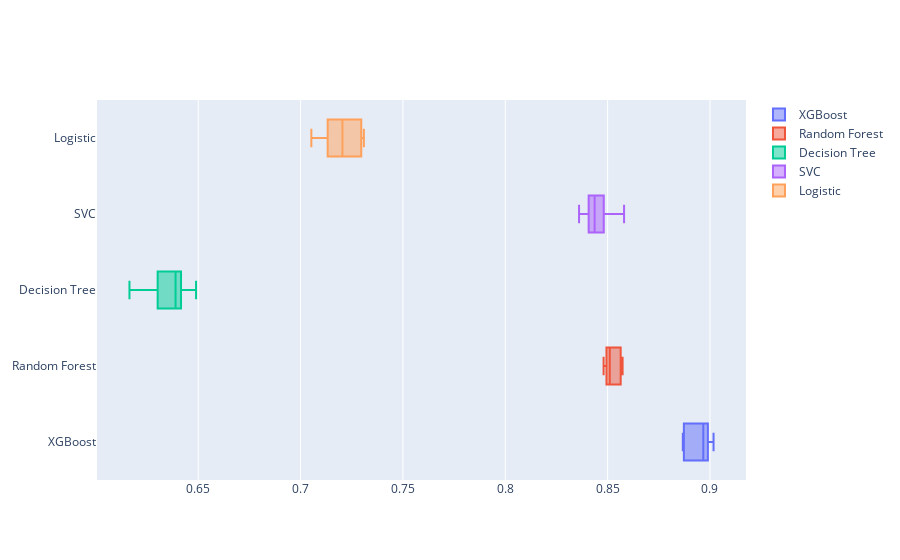

Write notebook code for a chart like this one.
### Markdown cell above
## Evaluate the model

### Code cell
# Comparing the models
fig = go.Figure()

for x, y in zip(results, names):
    fig.add_trace(go.Box(x=x, name=y))
fig.show()
fig.write_image("../report/graphics/baseline_models.pdf", scale=5)

### Figure 1 — Plotly figure (JSON) as saved in the notebook; plotly's stock layout.template omitted (floating-point values rounded to 4 significant figures)
{"data": [{"name": "XGBoost", "type": "box", "x": [0.8874, 0.8981, 0.8867, 0.8967, 0.9018]}, {"name": "Random Forest", "type": "box", "x": [0.848, 0.8499, 0.8511, 0.8573, 0.8561]}, {"name": "Decision Tree", "type": "box", "x": [0.6391, 0.6348, 0.6489, 0.6164, 0.6389]}, {"name": "SVC", "type": "box", "x": [0.858, 0.8437, 0.836, 0.8423, 0.8448]}, {"name": "Logistic", "type": "box", "x": [0.7292, 0.7205, 0.7159, 0.7053, 0.7309]}], "layout": {}}
